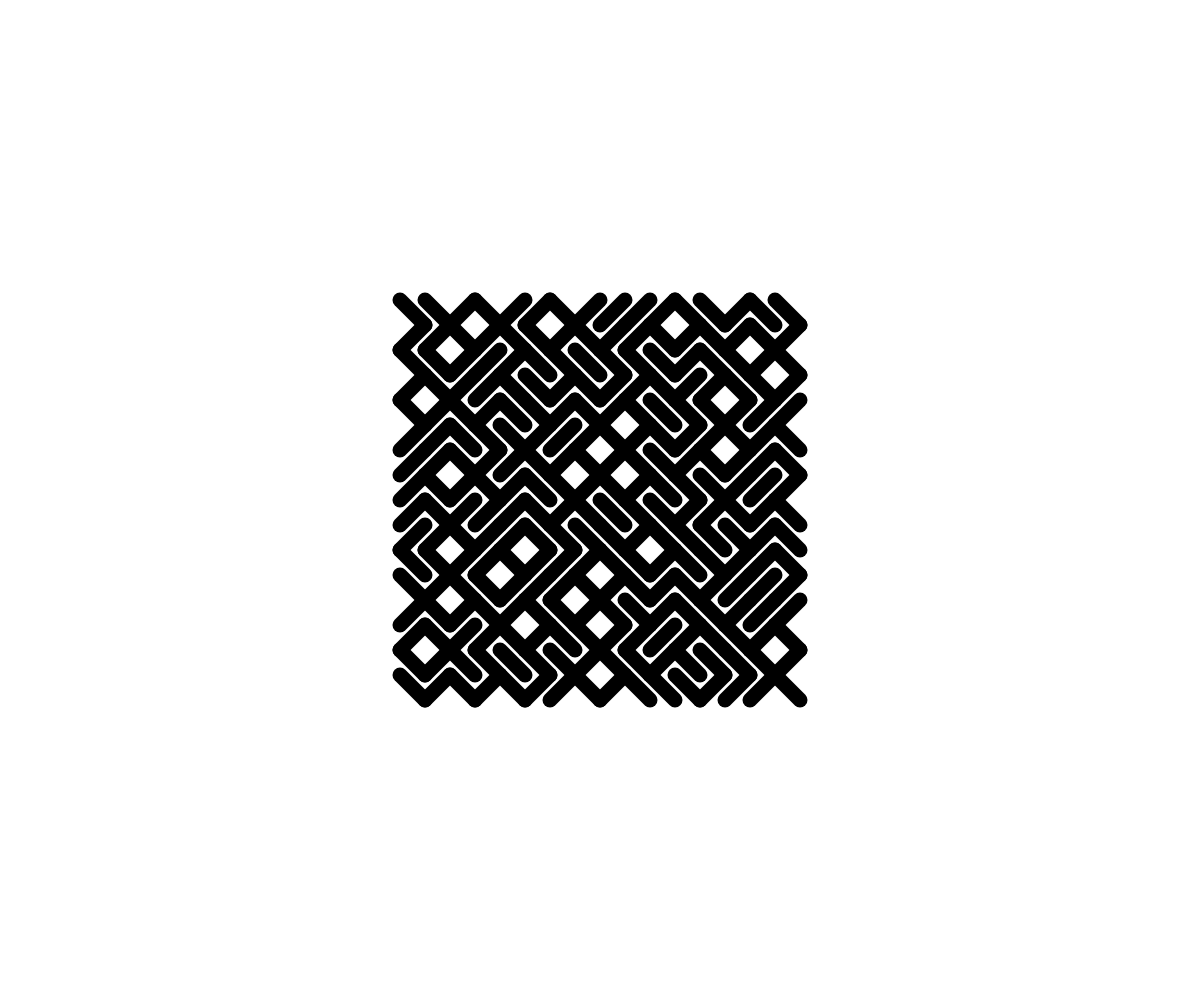
Frame 1 (no input)
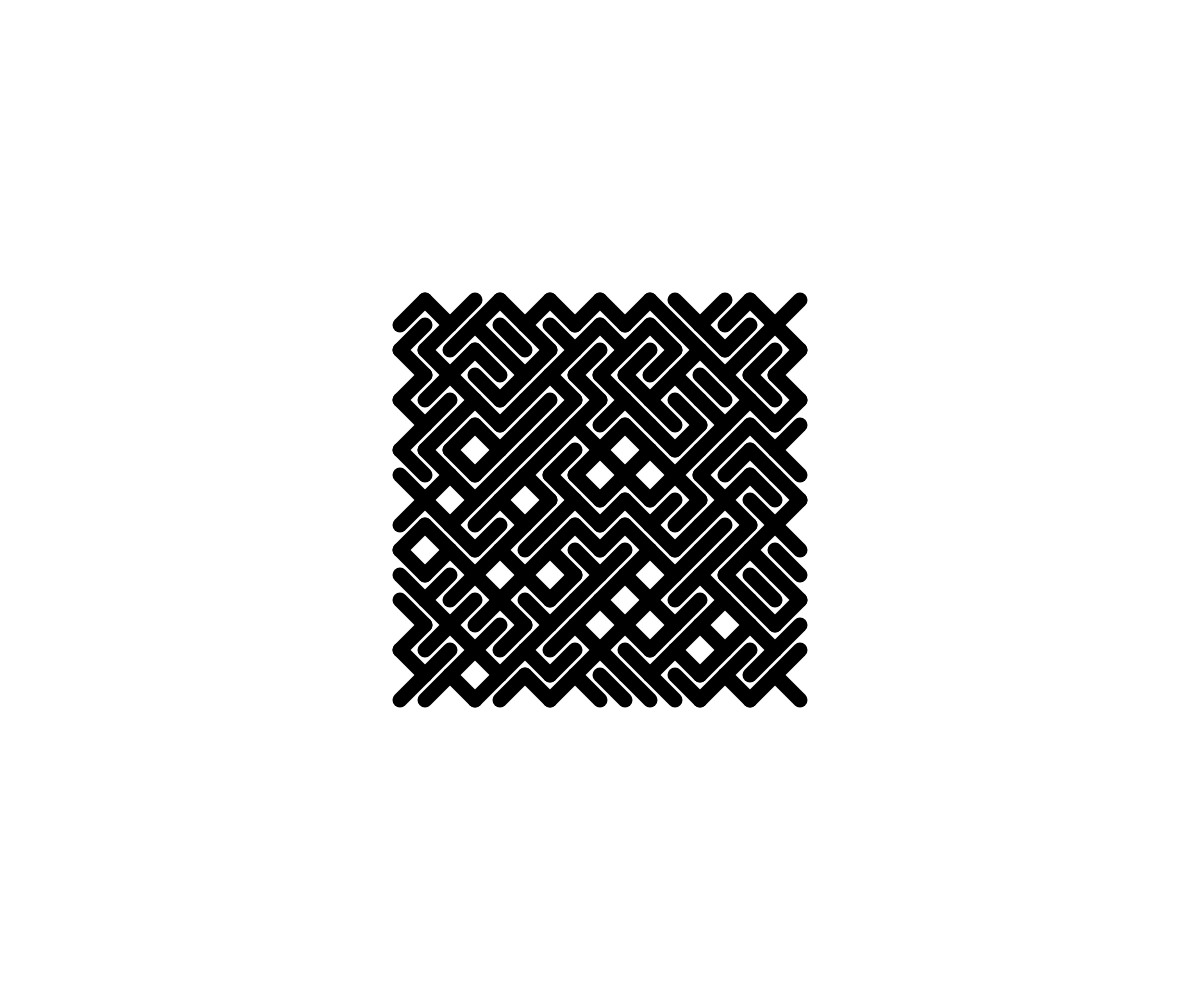
Frame 2 (the mouse pressed at the canvas centre, redrawn once)

The p5.js sketch that drew these frames (run headless with seeded random() and noise() and a simulated clock; the mouse was pressed at the canvas centre and the sketch redrawn once):

// p5.js sketch
// ── sketch.js
function setup () {
  createCanvas(windowWidth, windowHeight);
  noLoop();
}

function windowResized () {
  resizeCanvas(windowWidth, windowHeight);
}

function draw(){
  background(255);
  
  const dim = Math.min(width, height);
  
  strokeJoin(ROUND);
  strokeWeight(dim * 0.015);
  stroke(0);
  noFill();

  const step = 25;
  const gridSize = 400;

  push();

  translate(width/2 - gridSize/2, height/2 - gridSize/2);
  for(let x =0; x < gridSize; x = x + step) {
    for(let y = 0; y < gridSize; y = y + step) {
      drawRandomLine(x, y, step);
    }
  }
  pop();
  
}

function drawRandomLine(x, y, step) {
  if(random() > 0.5) {
    line(x,y, x + step, y + step);
  } else {
    line(x + step, y, x, y + step);
  }
}
